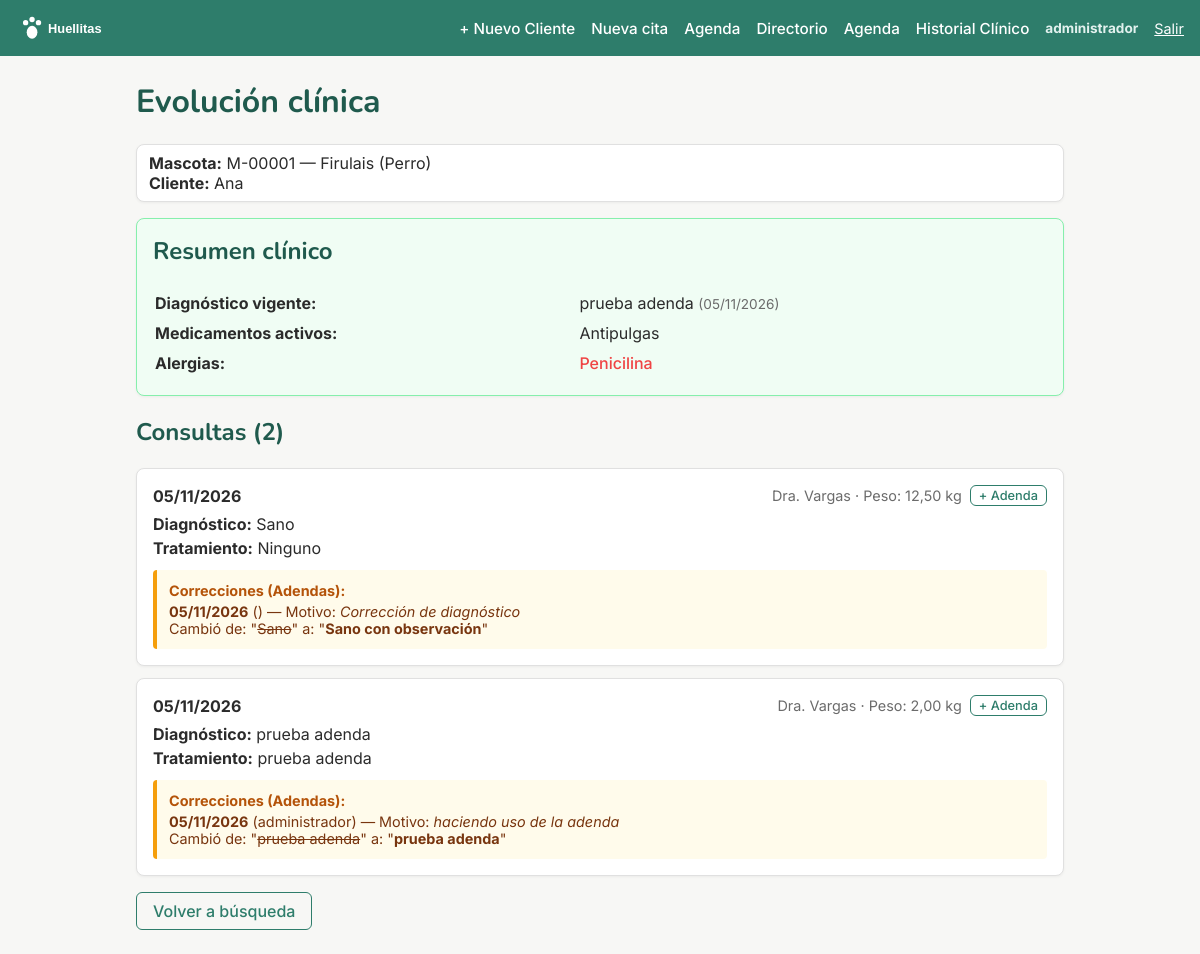
Screenshot of /mascotas/1/evolucion/ (signed in) with the database file from the repository.
### core/models.py (models this page shows, shortened)
class Mascota(models.Model):
    codigo = models.CharField(max_length=20, unique=True, editable=False)
    nombre = models.CharField(max_length=100)
    especie = models.CharField(max_length=50)
    cliente = models.ForeignKey(
        Cliente, on_delete=models.CASCADE, related_name="mascotas"
    )
    alergias = models.TextField(blank=True, default="")
    medicamentos_activos = models.TextField(blank=True, default="")
    class Meta:
        indexes = [models.Index(fields=["nombre"])]

class Cliente(models.Model):
    nombre = models.CharField(max_length=150)
    telefono = models.CharField(max_length=30)
    email = models.EmailField(blank=True)
    class Meta:
        indexes = [models.Index(fields=["nombre"])]

class Consulta(models.Model):
    mascota = models.ForeignKey(
        Mascota, on_delete=models.CASCADE, related_name="consultas"
    )
    veterinario = models.ForeignKey(Veterinario, on_delete=models.PROTECT)
    fecha = models.DateField(auto_now_add=True)
    peso_kg = models.DecimalField(max_digits=5, decimal_places=2)
    diagnostico = models.TextField()
    tratamiento = models.TextField()
    class Meta:
        ordering = ["-fecha", "-id"]
        indexes = [models.Index(fields=["fecha"])]

class Veterinario(models.Model):
    nombre = models.CharField(max_length=150)
    usuario = models.OneToOneField(
        "auth.User", on_delete=models.SET_NULL, null=True, blank=True
    )

class Adenda(models.Model):
    consulta = models.ForeignKey(
        Consulta, on_delete=models.PROTECT, related_name="adendas"
    )
    usuario = models.ForeignKey(
        "auth.User", on_delete=models.SET_NULL, null=True
    )
    valor_anterior = models.TextField()
    valor_nuevo = models.TextField()
    motivo = models.TextField()
    fecha = models.DateField(auto_now_add=True)
    hora = models.TimeField(auto_now_add=True)
    class Meta:
        ordering = ["-fecha", "-hora"]

### web/views.py (the view)
# urls.py: path("mascotas/<int:mascota_id>/evolucion/", views.evolucion, name="evolucion"),
@role_required("administrador", "veterinario")
def evolucion(request, mascota_id):
    mascota = get_object_or_404(Mascota, pk=mascota_id)
    consultas = Consulta.objects.filter(
        mascota=mascota
    ).select_related("veterinario").order_by("fecha", "id")
    ultima = consultas.last()  # la más reciente por fecha
    resumen = {
        "diagnostico_vigente": ultima.diagnostico if ultima else None,
        "fecha_ultima": ultima.fecha if ultima else None,
        "medicamentos_activos": mascota.medicamentos_activos,
        "alergias": mascota.alergias,
    }
    return render(request, "web/evolucion.html", {
        "mascota": mascota,
        "consultas": consultas,
        "resumen": resumen,
    })

### web/templates/web/evolucion.html (shortened to what this page needs)
{% extends "base.html" %}
{% block content %}
<h1>Evolución clínica</h1>
<p class="card" style="padding: 8px 12px;">
  <strong>Mascota:</strong> {{ mascota.codigo }} — {{ mascota.nombre }} ({{ mascota.especie }})<br>
  <strong>Cliente:</strong> {{ mascota.cliente.nombre }}
</p>
<div class="card" style="margin-top: 16px; background: #F0FDF4; border-color: #86EFAC;">
  <h2 style="margin-top: 0;">Resumen clínico</h2>
  <table style="width: 100%;">
    <tr>
      <td style="padding: 4px 0;"><strong>Diagnóstico vigente:</strong></td>
      <td>
        {% if resumen.diagnostico_vigente %}
          {{ resumen.diagnostico_vigente }}
          <span style="color: var(--texto-sec); font-size: 0.85em;">
            ({{ resumen.fecha_ultima|date:"d/m/Y" }})
          </span>
        {% else %}
          <span style="color: var(--texto-sec);">Sin consultas registradas</span>
        {% endif %}
      </td>
    </tr>
    <tr>
      <td style="padding: 4px 0;"><strong>Medicamentos activos:</strong></td>
      <td>{{ resumen.medicamentos_activos|default:"—" }}</td>
    </tr>
    <tr>
      <td style="padding: 4px 0;"><strong>Alergias:</strong></td>
      <td>
        {% if resumen.alergias %}
          <span style="color: #EF4444; font-weight: 500;">{{ resumen.alergias }}</span>
        {% else %}
          —
        {% endif %}
      </td>
    </tr>
  </table>
</div>
<h2>Consultas ({{ consultas|length }})</h2>
{% if consultas %}
  <div style="display: flex; flex-direction: column; gap: 12px;">
    {% for c in consultas %}
      <div class="card">
                <div style="display: flex; justify-content: space-between; align-items: center;">
          <strong>{{ c.fecha|date:"d/m/Y" }}</strong>
          <div style="display: flex; gap: 8px; align-items: center;">
            <span style="color: var(--texto-sec); font-size: 0.9em;">
              {{ c.veterinario.nombre }} · Peso: {{ c.peso_kg }} kg
            </span>
            <a href="{% url 'crear_adenda' c.id %}" class="btn btn-secundario" style="padding: 2px 8px; font-size: 0.8em;">
              + Adenda
            </a>
          </div>
        </div>
        <p style="margin: 8px 0 4px;"><strong>Diagnóstico:</strong> {{ c.diagnostico }}</p>
        <p style="margin: 0;"><strong>Tratamiento:</strong> {{ c.tratamiento }}</p>
                {% if c.adendas.all %}
          <div style="margin-top: 12px; padding: 12px; background: #FFFBEB; border-left: 4px solid #F59E0B; border-radius: 4px; font-size: 0.9em;">
            <strong style="color: #B45309;">Correcciones (Adendas):</strong>
            {% for a in c.adendas.all %}
              <div style="margin-top: 4px; color: #78350F;">
                <strong>{{ a.fecha|date:"d/m/Y" }}</strong> ({{ a.usuario.username }}) — Motivo: <em>{{ a.motivo }}</em><br>
                Cambió de: "<del>{{ a.valor_anterior }}</del>" a: "<strong>{{ a.valor_nuevo }}</strong>"
              </div>
            {% endfor %}
          </div>
        {% endif %}
      </div>
    {% endfor %}
  </div>
{% else %}
  <p>Esta mascota aún no tiene consultas registradas.</p>
{% endif %}
<a href="{% url 'buscar_mascota' %}" class="btn btn-secundario" style="margin-top: 16px;">Volver a búsqueda</a>
{% endblock %}

### web/templates/base.html (shortened to what this page needs)
{% load static %}
<!DOCTYPE html>
<html lang="es">
<head>
</head>
<body>
    <header>
    <img src="{% static 'img/logo.svg' %}" alt="Huellitas">
    <nav style="display: flex; gap: 16px; align-items: center;">
      {% if user.is_authenticated %}
        {% if user.groups.all.0.name == 'recepcionista' or user.is_superuser %}
          <a href="{% url 'crear_cliente' %}">+ Nuevo Cliente</a>
          <a href="{% url 'crear_cita' %}">Nueva cita</a>
          <a href="{% url 'agenda' %}">Agenda</a>
          <a href="{% url 'buscar_mascota' %}">Directorio</a>
        {% endif %}
        {% if user.groups.all.0.name == 'veterinario' or user.is_superuser %}
          <a href="{% url 'agenda' %}">Agenda</a>
          <a href="{% url 'buscar_mascota' %}">Historial Clínico</a>
        {% endif %}
        <div style="display: flex; gap: 16px; align-items: center; margin-left: 0;">
          <span style="font-size: 0.85em; color: #E2F1EE; white-space: nowrap;">
            <strong>{{ user.username }}</strong>
          </span>
          <form method="post" action="{% url 'logout' %}" style="margin: 0;">
            <button type="submit" style="background: none; border: none; color: white; text-decoration: underline; cursor: pointer; font-family: inherit; padding: 0; font-size: 0.9em;">
              Salir
            </button>
          </form>
        </div>
      {% else %}
        <a href="{% url 'login' %}">Ingresar</a>
      {% endif %}
    </nav>
  </header>
  <main>
    {% block content %}{% endblock %}
  </main>
</body>
</html>

### web/templates/base.html (style rules this page uses)
:root { --primario: #2E7D6B; --primario-oscuro: #1F5A4D; --acento: #F2A65A; --fondo: #F7F7F5; --texto: #2B2B2B; --texto-sec: #6B6B6B; --borde: #E0E0E0; }
* { box-sizing: border-box; }
body { margin: 0; font-family: 'Inter', system-ui, sans-serif; background: var(--fondo); color: var(--texto); }
header { background: var(--primario); color: white; padding: 12px 16px; display: flex; align-items: center; justify-content: space-between; flex-wrap: wrap; gap: 12px; }
header img { height: 32px; }
header nav { display: flex; flex-wrap: wrap; align-items: center; gap: 12px; width: 100%; }
@media (min-width: 768px) { header nav { width: auto; } }
header nav a { color: white; text-decoration: none; font-weight: 500; font-size: 0.95em; padding: 4px 0; }
main { max-width: 960px; margin: 24px auto; padding: 0 16px; }
h1, h2, h3 { font-family: 'Nunito', sans-serif; color: var(--primario-oscuro); }
.card { background: white; border: 1px solid var(--borde); border-radius: 8px; padding: 16px; box-shadow: 0 1px 3px rgba(0,0,0,0.05); }
.btn { display: inline-block; padding: 8px 16px; border-radius: 6px; font-weight: 500; text-decoration: none; cursor: pointer; border: none; }
.btn-secundario { background: transparent; color: var(--primario); border: 1px solid var(--primario); }

### rows the page displays
Mascota: codigo "M-00001", nombre "Firulais", especie "Perro", cliente.nombre "Ana", medicamentos_activos "Antipulgas", alergias "Penicilina"
Consulta: diagnostico_vigente "prueba adenda", fecha_ultima "05/11/2026", fecha "05/11/2026", veterinario.nombre "Dra. Vargas", peso_kg "2,00", diagnostico "prueba adenda", tratamiento "prueba adenda"
Consulta: fecha "05/11/2026", veterinario.nombre "Dra. Vargas", peso_kg "12,50", diagnostico "Sano", tratamiento "Ninguno"
Adenda: fecha "05/11/2026", motivo "Corrección de diagnóstico", valor_anterior "Sano", valor_nuevo "Sano con observación"
Adenda: fecha "05/11/2026", usuario.username "administrador", motivo "haciendo uso de la adenda", valor_anterior "prueba adenda", valor_nuevo "prueba adenda"

### other values shown
{{ user.username }} "administrador"
{{ consultas|length }} "2"
